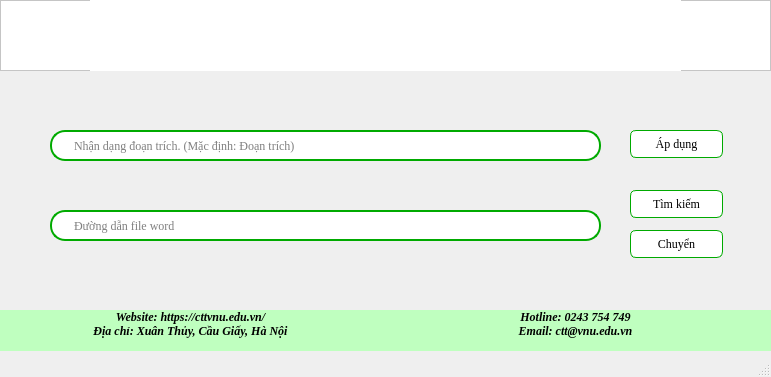
<?xml version="1.0" encoding="UTF-8"?>
<ui version="4.0">
 <class>MainWindow</class>
 <widget class="QMainWindow" name="MainWindow">
  <property name="geometry">
   <rect>
    <x>0</x>
    <y>0</y>
    <width>771</width>
    <height>377</height>
   </rect>
  </property>
  <property name="font">
   <font>
    <family>Times New Roman</family>
   </font>
  </property>
  <property name="windowTitle">
   <string>MainWindow</string>
  </property>
  <property name="toolButtonStyle">
   <enum>Qt::ToolButtonIconOnly</enum>
  </property>
  <property name="documentMode">
   <bool>false</bool>
  </property>
  <widget class="QWidget" name="centralwidget">
   <widget class="QLineEdit" name="exceprt_lineEdit">
    <property name="geometry">
     <rect>
      <x>50</x>
      <y>130</y>
      <width>551</width>
      <height>31</height>
     </rect>
    </property>
    <property name="styleSheet">
     <string notr="true">QLineEdit{
   border: 2px solid rgb(0, 170, 0);
    border-radius: 15px;
    color: rgb(0, 0, 0);
	font: italic 9pt &quot;Times New Roman&quot;;
    padding-left:20px;
    padding-right:20px;
    background-color: rgb(255, 255, 255);
}

QLineEdit:hover{
    border: 2px solid rgb(0, 255, 127);
}

QLineEdit:focus{
    border: 2px solid rgb(0, 170, 127);
}</string>
    </property>
    <property name="placeholderText">
     <string>Nhận dạng đoạn trích. (Mặc định: Đoạn trích)</string>
    </property>
   </widget>
   <widget class="QPushButton" name="apply_btn">
    <property name="geometry">
     <rect>
      <x>630</x>
      <y>130</y>
      <width>93</width>
      <height>28</height>
     </rect>
    </property>
    <property name="styleSheet">
     <string notr="true">QPushButton:hover{
    border: 1px solid rgb(0, 181, 0);
	background-color: rgb(190, 254, 190)
}

QPushButton{
	font: 70 9pt &quot;Times New Roman&quot;;
	border: 1px solid rgb(0, 170, 0);
    border-radius: 6px;
	background-color: rgb(255, 255, 255)
}</string>
    </property>
    <property name="text">
     <string>Áp dụng</string>
    </property>
   </widget>
   <widget class="QPushButton" name="convert_btn">
    <property name="geometry">
     <rect>
      <x>630</x>
      <y>230</y>
      <width>93</width>
      <height>28</height>
     </rect>
    </property>
    <property name="styleSheet">
     <string notr="true">QPushButton:hover{
    border: 1px solid rgb(0, 181, 0);
	background-color: rgb(190, 254, 190)
}

QPushButton{
	font: 75 9pt &quot;Times New Roman&quot;;
	border: 1px solid rgb(0, 170, 0);
    border-radius: 6px;
	background-color: rgb(255, 255, 255)
}</string>
    </property>
    <property name="text">
     <string>Chuyển</string>
    </property>
   </widget>
   <widget class="QPushButton" name="pushButton_3">
    <property name="geometry">
     <rect>
      <x>630</x>
      <y>190</y>
      <width>93</width>
      <height>28</height>
     </rect>
    </property>
    <property name="styleSheet">
     <string notr="true">QPushButton:hover{
    border: 1px solid rgb(0, 181, 0);
	background-color: rgb(190, 254, 190)
}

QPushButton{
	font: 75 9pt &quot;Times New Roman&quot;;
	border: 1px solid rgb(0, 170, 0);
    border-radius: 6px;
	background-color: rgb(255, 255, 255)
}</string>
    </property>
    <property name="text">
     <string>Tìm kiếm</string>
    </property>
   </widget>
   <widget class="QLabel" name="excerpt_label">
    <property name="geometry">
     <rect>
      <x>70</x>
      <y>170</y>
      <width>511</width>
      <height>20</height>
     </rect>
    </property>
    <property name="styleSheet">
     <string notr="true">QLabel{
    font: italic 9pt Times New Roman;
    color:rgb(255, 0, 0);
}</string>
    </property>
    <property name="text">
     <string/>
    </property>
   </widget>
   <widget class="QLineEdit" name="path_lineEdit">
    <property name="geometry">
     <rect>
      <x>50</x>
      <y>210</y>
      <width>551</width>
      <height>31</height>
     </rect>
    </property>
    <property name="styleSheet">
     <string notr="true">QLineEdit{
   border: 2px solid rgb(0, 170, 0);
    border-radius: 15px;
    color: rgb(0, 0, 0);
	font: italic 9pt &quot;Times New Roman&quot;;
    padding-left:20px;
    padding-right:20px;
    background-color: rgb(255, 255, 255);
}

QLineEdit:hover{
    border: 2px solid rgb(0, 255, 127);
}

QLineEdit:focus{
    border: 2px solid rgb(0, 170, 127);
}</string>
    </property>
    <property name="readOnly">
     <bool>true</bool>
    </property>
    <property name="placeholderText">
     <string>Đường dẫn file word</string>
    </property>
   </widget>
   <widget class="QLabel" name="notice_label">
    <property name="geometry">
     <rect>
      <x>70</x>
      <y>250</y>
      <width>521</width>
      <height>20</height>
     </rect>
    </property>
    <property name="styleSheet">
     <string notr="true">QLabel{
    font: italic 9pt Times New Roman;
    color:rgb(255, 0, 0);
}</string>
    </property>
    <property name="text">
     <string/>
    </property>
   </widget>
   <widget class="QListWidget" name="ThongTinUngDung">
    <property name="geometry">
     <rect>
      <x>0</x>
      <y>310</y>
      <width>381</width>
      <height>41</height>
     </rect>
    </property>
    <property name="styleSheet">
     <string notr="true">QListWidget{
	background-color: rgb(191, 255, 191);
	border: 0px;
	font: 9pt &quot;Times New Roman&quot;;
}</string>
    </property>
    <item>
     <property name="text">
      <string>Website: https://cttvnu.edu.vn/</string>
     </property>
     <property name="font">
      <font>
       <weight>75</weight>
       <italic>true</italic>
       <bold>true</bold>
      </font>
     </property>
     <property name="textAlignment">
      <set>AlignCenter</set>
     </property>
    </item>
    <item>
     <property name="text">
      <string>Địa chỉ: Xuân Thủy, Cầu Giấy, Hà Nội</string>
     </property>
     <property name="font">
      <font>
       <weight>75</weight>
       <italic>true</italic>
       <bold>true</bold>
      </font>
     </property>
     <property name="textAlignment">
      <set>AlignCenter</set>
     </property>
    </item>
   </widget>
   <widget class="QListWidget" name="ThongTinUngDung_2">
    <property name="geometry">
     <rect>
      <x>380</x>
      <y>310</y>
      <width>391</width>
      <height>41</height>
     </rect>
    </property>
    <property name="styleSheet">
     <string notr="true">QListWidget{
	background-color: rgb(191, 255, 191);
	border: 0px;
	font: 9pt &quot;Times New Roman&quot;;
}</string>
    </property>
    <property name="modelColumn">
     <number>0</number>
    </property>
    <property name="uniformItemSizes">
     <bool>false</bool>
    </property>
    <item>
     <property name="text">
      <string>Hotline: 0243 754 749</string>
     </property>
     <property name="font">
      <font>
       <family>Times New Roman</family>
       <weight>75</weight>
       <italic>true</italic>
       <bold>true</bold>
      </font>
     </property>
     <property name="textAlignment">
      <set>AlignCenter</set>
     </property>
    </item>
    <item>
     <property name="text">
      <string>Email: ctt@vnu.edu.vn</string>
     </property>
     <property name="font">
      <font>
       <family>Times New Roman</family>
       <pointsize>9</pointsize>
       <weight>75</weight>
       <italic>true</italic>
       <bold>true</bold>
      </font>
     </property>
     <property name="textAlignment">
      <set>AlignCenter</set>
     </property>
    </item>
   </widget>
   <widget class="QFrame" name="frame">
    <property name="geometry">
     <rect>
      <x>0</x>
      <y>0</y>
      <width>771</width>
      <height>71</height>
     </rect>
    </property>
    <property name="styleSheet">
     <string notr="true">QFrame{
	background-color: rgb(255, 255, 255)
}</string>
    </property>
    <property name="frameShape">
     <enum>QFrame::StyledPanel</enum>
    </property>
    <property name="frameShadow">
     <enum>QFrame::Raised</enum>
    </property>
    <widget class="QLabel" name="label">
     <property name="geometry">
      <rect>
       <x>90</x>
       <y>-10</y>
       <width>591</width>
       <height>81</height>
      </rect>
     </property>
     <property name="text">
      <string/>
     </property>
     <property name="pixmap">
      <pixmap>References/Banner.jpg</pixmap>
     </property>
     <property name="scaledContents">
      <bool>true</bool>
     </property>
    </widget>
   </widget>
  </widget>
  <widget class="QStatusBar" name="statusbar"/>
 </widget>
 <resources/>
 <connections/>
</ui>
